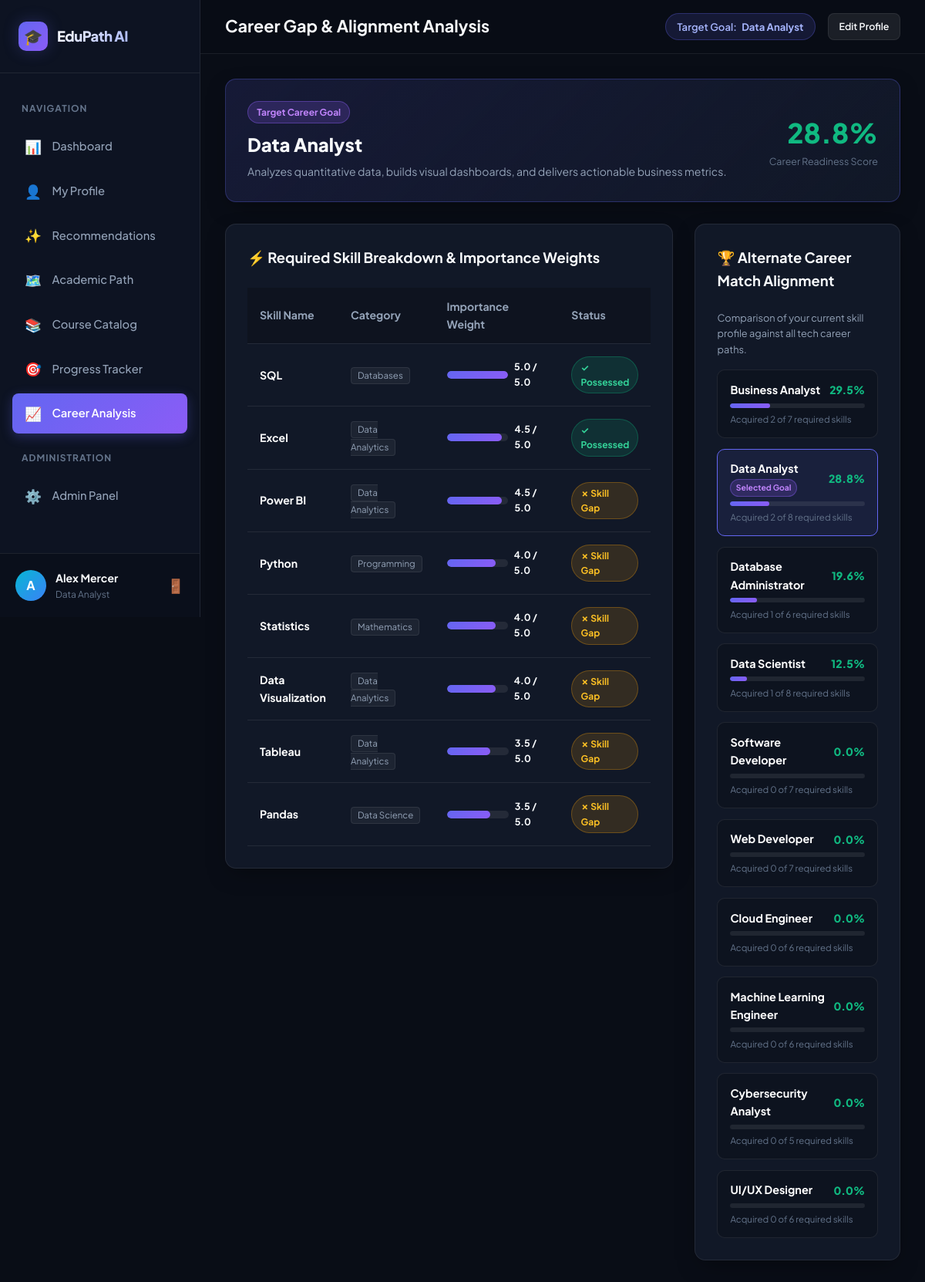
Page /career-analysis (signed in) on the committed database.
### tables this page shows
CREATE TABLE students (
    id INTEGER PRIMARY KEY AUTOINCREMENT,
    name TEXT NOT NULL,
    email TEXT NOT NULL UNIQUE,
    password_hash TEXT NOT NULL,
    degree TEXT DEFAULT 'B.Tech CSE',
    branch TEXT DEFAULT 'Computer Science & Engineering',
    semester INTEGER DEFAULT 5,
    cgpa REAL DEFAULT 8.0,
    target_career_id INTEGER,
    created_at TIMESTAMP DEFAULT CURRENT_TIMESTAMP,
    FOREIGN KEY (target_career_id) REFERENCES career_roles(id) ON DELETE SET NULL
);

CREATE TABLE career_roles (
    id INTEGER PRIMARY KEY AUTOINCREMENT,
    title TEXT NOT NULL UNIQUE,
    description TEXT,
    category TEXT NOT NULL
);

CREATE TABLE career_skills (
    career_role_id INTEGER NOT NULL,
    skill_id INTEGER NOT NULL,
    weight REAL DEFAULT 1.0, -- Importance score from 1.0 to 5.0
    PRIMARY KEY (career_role_id, skill_id),
    FOREIGN KEY (career_role_id) REFERENCES career_roles(id) ON DELETE CASCADE,
    FOREIGN KEY (skill_id) REFERENCES skills(id) ON DELETE CASCADE
);

CREATE TABLE skills (
    id INTEGER PRIMARY KEY AUTOINCREMENT,
    name TEXT NOT NULL UNIQUE,
    category TEXT NOT NULL
);

### app.py (the view)
@app.route("/career-analysis")
@login_required
def career_analysis():
    student_id = session["user_id"]
    conn = get_db()
    gap_data = calculate_skill_gap(student_id, conn)
    career_profile = get_career_profile(gap_data["target_career_id"], conn)
    all_matches = evaluate_all_careers_for_student(student_id, conn)
    conn.close()
    return render_template(
        "career_analysis.html",
        gap_data=gap_data,
        career_profile=career_profile,
        all_matches=all_matches
    )

### app.py (called while the page is built)
def get_db():
    ensure_db_initialized()
    conn = sqlite3.connect(DB_PATH)
    conn.row_factory = sqlite3.Row
    conn.execute("PRAGMA foreign_keys = ON;")
    return conn

@app.context_processor
def inject_user():
    if "user_id" in session:
        conn = get_db()
        cursor = conn.cursor()
        cursor.execute("""
            SELECT s.*, cr.title as target_career_title
            FROM students s
            LEFT JOIN career_roles cr ON s.target_career_id = cr.id
            WHERE s.id = ?
        """, (session["user_id"],))
        user = cursor.fetchone()
        conn.close()
        return {"current_user": dict(user) if user else None, "is_admin": session.get("is_admin", False)}
    return {"current_user": None, "is_admin": session.get("is_admin", False)}

def login_required(f):
    from functools import wraps
    @wraps(f)
    def decorated_function(*args, **kwargs):
        if "user_id" not in session:
            flash("Please sign in to access EduPath AI features.", "warning")
            return redirect(url_for("login"))
        return f(*args, **kwargs)
    return decorated_function

### recommendation/career_match.py (called while the page is built)
def get_career_profile(career_role_id, conn):
    cursor = conn.cursor()
    cursor.execute("SELECT id, title, description, category FROM career_roles WHERE id = ?", (career_role_id,))
    role = cursor.fetchone()
    if not role:
        return None
    role_dict = {
        "id": role[0],
        "title": role[1],
        "description": role[2],
        "category": role[3]
    }
    cursor.execute("""
        SELECT s.id, s.name, cs.weight, s.category
        FROM career_skills cs
        JOIN skills s ON cs.skill_id = s.id
        WHERE cs.career_role_id = ?
        ORDER BY cs.weight DESC
    """, (career_role_id,))
    skills = []
    for sid, sname, weight, scats in cursor.fetchall():
        skills.append({"id": sid, "name": sname, "weight": weight, "category": scats})
    role_dict["required_skills"] = skills
    return role_dict

### templates/career_analysis.html
{% extends "base.html" %}
{% block page_title %}Career Gap & Alignment Analysis{% endblock %}
{% block content %}
<div class="card" style="background: linear-gradient(135deg, rgba(99,102,241,0.15) 0%, rgba(17,24,39,1) 100%); border-color: var(--border-accent);">
    <div style="display: flex; justify-content: space-between; align-items: center; flex-wrap: wrap; gap: 1rem;">
        <div>
            <span class="badge badge-next" style="margin-bottom: 0.5rem;">Target Career Goal</span>
            <h2 style="font-size: 1.5rem; font-weight: 800;">{{ career_profile.title }}</h2>
            <p style="font-size: 0.88rem; color: var(--text-muted); margin-top: 0.25rem;">
                {{ career_profile.description }}
            </p>
        </div>
        <div style="text-align: right;">
            <div style="font-size: 2.2rem; font-weight: 800; color: #10b981;">{{ gap_data.career_readiness_pct }}%</div>
            <div style="font-size: 0.78rem; color: var(--text-dim);">Career Readiness Score</div>
        </div>
    </div>
</div>
<div style="display: grid; grid-template-columns: 2fr 1fr; gap: 1.75rem;">
    <div>
        <div class="card">
            <div class="card-header">
                <h3 class="card-title">⚡ Required Skill Breakdown & Importance Weights</h3>
            </div>
            <div class="table-responsive">
                <table class="custom-table">
                    <thead>
                        <tr>
                            <th>Skill Name</th>
                            <th>Category</th>
                            <th>Importance Weight</th>
                            <th>Status</th>
                        </tr>
                    </thead>
                    <tbody>
                        {% for sk in career_profile.required_skills %}
                        <tr>
                            <td><strong style="color: #fff;">{{ sk.name }}</strong></td>
                            <td><span class="skill-pill">{{ sk.category }}</span></td>
                            <td>
                                <div style="display: flex; align-items: center; gap: 0.5rem;">
                                    <div class="progress-bar-container" style="width: 100px; margin: 0;">
                                        <div class="progress-bar-fill" style="width: {{ (sk.weight / 5.0) * 100 }}%;"></div>
                                    </div>
                                    <span style="font-size: 0.78rem; font-weight: 700;">{{ sk.weight }} / 5.0</span>
                                </div>
                            </td>
                            <td>
                                {% if sk.id in gap_data.completed_skills|map(attribute='id') %}
                                    <span class="badge badge-completed">✓ Possessed</span>
                                {% else %}
                                    <span class="badge badge-locked">✗ Skill Gap</span>
                                {% endif %}
                            </td>
                        </tr>
                        {% endfor %}
                    </tbody>
                </table>
            </div>
        </div>
    </div>
    <div>
        <div class="card">
            <div class="card-header">
                <h3 class="card-title">🏆 Alternate Career Match Alignment</h3>
            </div>
            <p style="font-size: 0.8rem; color: var(--text-muted); margin-bottom: 1rem;">Comparison of your current skill profile against all tech career paths.</p>
            <div style="display: flex; flex-direction: column; gap: 0.85rem;">
                {% for cm in all_matches %}
                <div style="background: rgba(0,0,0,0.2); padding: 0.85rem 1rem; border-radius: 10px; border: 1px solid var(--border-color); {% if cm.id == gap_data.target_career_id %}border-color: var(--primary); background: rgba(99,102,241,0.1);{% endif %}">
                    <div style="display: flex; justify-content: space-between; align-items: center; margin-bottom: 0.35rem;">
                        <strong style="color: #fff; font-size: 0.9rem;">
                            {{ cm.title }}
                            {% if cm.id == gap_data.target_career_id %}<span class="badge badge-next" style="font-size: 0.65rem; padding: 0.15rem 0.4rem;">Selected Goal</span>{% endif %}
                        </strong>
                        <span style="font-size: 0.88rem; font-weight: 800; color: #10b981;">{{ cm.readiness_pct }}%</span>
                    </div>
                    <div class="progress-bar-container" style="margin: 0.25rem 0 0.4rem 0; height: 6px;">
                        <div class="progress-bar-fill {% if cm.readiness_pct > 70 %}success{% endif %}" style="width: {{ cm.readiness_pct }}%;"></div>
                    </div>
                    <div style="font-size: 0.72rem; color: var(--text-dim);">
                        Acquired {{ cm.acquired_skills }} of {{ cm.total_skills }} required skills
                    </div>
                </div>
                {% endfor %}
            </div>
        </div>
    </div>
</div>
{% endblock %}

### templates/base.html (shortened to what this page needs)
<!DOCTYPE html>
<html lang="en">
<head>
    <link rel="stylesheet" href="{{ url_for('static', filename='css/style.css') }}">
</head>
<body>
    <div class="app-container">
        <aside class="sidebar">
            <div class="sidebar-header">
                <div class="brand-icon">🎓</div>
                <div class="brand-title">EduPath AI</div>
            </div>
            <nav class="nav-menu">
                <div class="nav-section-title">Navigation</div>
                <a href="{{ url_for('dashboard') }}" class="nav-item {% if request.endpoint == 'dashboard' %}active{% endif %}">
                    <span class="nav-icon">📊</span>
                    <span>Dashboard</span>
                </a>
                <a href="{{ url_for('profile') }}" class="nav-item {% if request.endpoint == 'profile' %}active{% endif %}">
                    <span class="nav-icon">👤</span>
                    <span>My Profile</span>
                </a>
                <a href="{{ url_for('recommendations') }}" class="nav-item {% if request.endpoint == 'recommendations' %}active{% endif %}">
                    <span class="nav-icon">✨</span>
                    <span>Recommendations</span>
                </a>
                <a href="{{ url_for('academic_path') }}" class="nav-item {% if request.endpoint == 'academic_path' %}active{% endif %}">
                    <span class="nav-icon">🗺️</span>
                    <span>Academic Path</span>
                </a>
                <a href="{{ url_for('courses') }}" class="nav-item {% if request.endpoint == 'courses' %}active{% endif %}">
                    <span class="nav-icon">📚</span>
                    <span>Course Catalog</span>
                </a>
                <a href="{{ url_for('progress') }}" class="nav-item {% if request.endpoint == 'progress' %}active{% endif %}">
                    <span class="nav-icon">🎯</span>
                    <span>Progress Tracker</span>
                </a>
                <a href="{{ url_for('career_analysis') }}" class="nav-item {% if request.endpoint == 'career_analysis' %}active{% endif %}">
                    <span class="nav-icon">📈</span>
                    <span>Career Analysis</span>
                </a>
                <div class="nav-section-title">Administration</div>
                <a href="{{ url_for('admin_dashboard') }}" class="nav-item {% if request.endpoint == 'admin_dashboard' %}active{% endif %}">
                    <span class="nav-icon">⚙️</span>
                    <span>Admin Panel</span>
                </a>
            </nav>
            {% if current_user %}
            <div class="sidebar-user">
                <div class="user-avatar">{{ current_user.name[0] }}</div>
                <div class="user-info">
                    <div class="user-name">{{ current_user.name }}</div>
                    <div class="user-career">{{ current_user.target_career_title or 'Student' }}</div>
                </div>
                <a href="{{ url_for('logout') }}" title="Sign Out" style="color: var(--text-dim); font-size: 1.1rem;">🚪</a>
            </div>
            {% endif %}
        </aside>
        <main class="main-content">
            <header class="topbar">
                <h1 class="page-title">{% block page_title %}Dashboard{% endblock %}</h1>
                <div class="topbar-actions">
                    {% if current_user and current_user.target_career_title %}
                    <div class="career-pill">
                        <span>Target Goal:</span>
                        <strong>{{ current_user.target_career_title }}</strong>
                    </div>
                    {% endif %}
                    <a href="{{ url_for('profile') }}" class="btn btn-secondary btn-sm">Edit Profile</a>
                </div>
            </header>
            <div class="page-container">
                {% block content %}{% endblock %}
            </div>
        </main>
    </div>
</body>
</html>

### rows in the picture
students: name "A", name "Alex Mercer"
career_roles: title "Data Analyst", target_career_title "Data Analyst", description "Analyzes quantitative data, builds visual dashboards, and delivers actionable business metrics.", shows "Selected Goal", readiness_pct "28.8", acquired_skills "2", total_skills "8"
career_skills: name "SQL", category "Databases", weight "5.0", shows "✓ Possessed"
career_skills: name "Excel", category "Data Analytics", weight "4.5", shows "✓ Possessed"
career_skills: name "Power BI", category "Data Analytics", weight "4.5", shows "✗ Skill Gap"
career_skills: name "Python", category "Programming", weight "4.0", shows "✗ Skill Gap"
career_skills: name "Statistics", category "Mathematics", weight "4.0", shows "✗ Skill Gap"
career_skills: name "Data Visualization", category "Data Analytics", weight "4.0", shows "✗ Skill Gap"
career_skills: name "Tableau", category "Data Analytics", weight "3.5", shows "✗ Skill Gap"
career_skills: name "Pandas", category "Data Science", weight "3.5", shows "✗ Skill Gap"
career_roles: title "Business Analyst", readiness_pct "29.5", acquired_skills "2", total_skills "7"
career_roles: title "Database Administrator", readiness_pct "19.6", acquired_skills "1", total_skills "6"
career_roles: title "Data Scientist", readiness_pct "12.5", acquired_skills "1", total_skills "8"
career_roles: title "Software Developer", readiness_pct "0.0", acquired_skills "0", total_skills "7"
career_roles: title "Web Developer", readiness_pct "0.0", acquired_skills "0", total_skills "7"
career_roles: title "Cloud Engineer", readiness_pct "0.0", acquired_skills "0", total_skills "6"
career_roles: title "Machine Learning Engineer", readiness_pct "0.0", acquired_skills "0", total_skills "6"
career_roles: title "Cybersecurity Analyst", readiness_pct "0.0", acquired_skills "0", total_skills "5"
career_roles: title "UI/UX Designer", readiness_pct "0.0", acquired_skills "0", total_skills "6"

### other values in the picture
{{ gap_data.career_readiness_pct }} "28.8"
